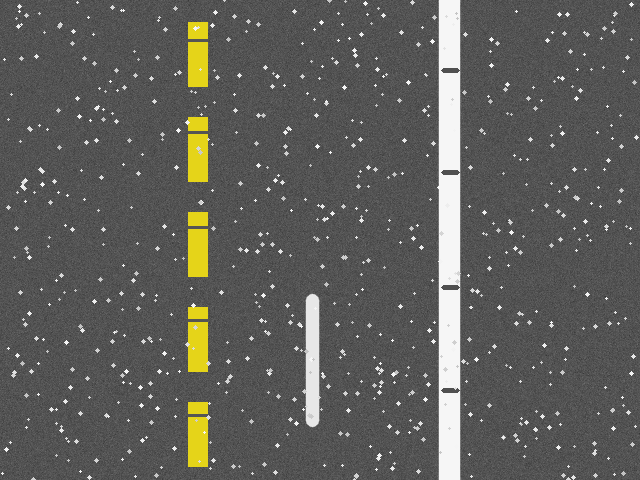
#> input picture scripts_aula/Aula_Homografia_Morfologia_40_Independentes/dados/bev_marcacoes.png, 640 x 480 px
$ python 39_medir_marcacoes.py
#> lines starting #> are read from the running program, lines starting #| are printed output that depends on the picture; after the words box and inside, x2 and y2 are one past the last pixel; in counts of white or black regions, pixels touching at a corner belong together
"""
EXEMPLO 39/40 — QUANTIDADE E DIMENSOES MEDIAS

O QUE ESTE CODIGO FAZ: Este programa foi elaborado para desenhar caixas e imprimir dimensão média dos objetos aprovados. Cada exercicio
e independente e pode ser executado diretamente, sem apoio.py ou importacao
de outros exemplos. As imagens de entrada ficam na pasta dados.

COMO FUNCIONA: A demonstracao usa connectedComponentsWithStats com área e aspect ratio. O programa apresenta os parametros,
imprime medidas quantitativas quando sao relevantes e salva resultados na
pasta saidas/39_medir_marcacoes/, criada automaticamente.

POR QUE E IMPORTANTE: gera contagem objetiva e estatísticas para validação da segmentação. Na visao veicular, a correspondencia de pontos
auxilia o alinhamento de imagens, enquanto o BEV e a morfologia fornecem
representacoes uteis para encontrar marcacoes de pista.

APLICACAO E CUIDADOS: Este material utiliza duas janelas sobrepostas de uma
mesma fotografia, simulando vistas de cameras. Nao e uma calibracao real
de surround view 360 graus. Para multiplas cameras fisicas sao necessarias
calibracao intrinseca/extrinseca, compensacao de distorcao e tratamento da
paralaxe. A segmentacao BEV trabalha inicialmente com cena controlada.

EXPERIMENTE NA AULA: Observe as medidas em pixels, sem assumir metros.

PASSO A PASSO DA EXECUCAO: 1. Binarize a imagem BEV e aplique opening seguido de closing. 2. Rotule componentes pelo connectedComponentsWithStats, ignorando o indice zero. 3. Obtenha area e dimensoes das caixas delimitadoras de cada regiao conectada. 4. Filtre componentes por area minima e razao altura/largura. 5. Conte as marcacoes aceitas, calcule dimensoes medias e desenhe as caixas. 6. Registre que as medidas sao pixels, nao grandezas metricas calibradas.

COMO EXECUTAR: python exemplos/39_medir_marcacoes.py
DEPENDENCIAS: opencv-python, numpy; nenhuma dependencia de outro .py.
"""

from pathlib import Path
import cv2
import numpy as np

RAIZ = Path(__file__).resolve().parent.parent
DADOS = RAIZ / "dados"
SAIDA = RAIZ / "saidas" / Path(__file__).stem
SAIDA.mkdir(parents=True, exist_ok=True)

def ler(nome):
#> called with nome = 'bev_marcacoes.png'
    caminho = DADOS / nome
    imagem = cv2.imread(str(caminho))
#> imagem is the input picture: shape (480, 640, 3); mean B, G, R 90.3, 94.1, 94.4
    if imagem is None:
        raise FileNotFoundError(f"Imagem ausente: {caminho}")
    return imagem

def painel(pares, destino="resultado.png", largura=560, altura=310):
    """Cada tupla contem (legenda, imagem); salva um grid com ate 3 colunas."""
    quadros = []
    for legenda, imagem in pares:
        if len(imagem.shape) == 2:
            imagem = cv2.cvtColor(imagem, cv2.COLOR_GRAY2BGR)
        img = cv2.resize(imagem, (largura, altura), interpolation=cv2.INTER_AREA)
        cv2.rectangle(img, (0, 0), (largura, 43), (22, 31, 46), -1)
        cv2.putText(img, legenda[:43], (12, 29), cv2.FONT_HERSHEY_SIMPLEX,
                    0.66, (255, 255, 255), 2, cv2.LINE_AA)
        quadros.append(img)
    ncol = min(3, len(quadros))
    while len(quadros) % ncol:
        quadros.append(np.full_like(quadros[0], (235, 235, 235)))
    linhas = [np.hstack(quadros[i:i+ncol]) for i in range(0, len(quadros), ncol)]
    resultado = np.vstack(linhas)
    cv2.imwrite(str(SAIDA / destino), resultado)
    print("Imagem salva:", SAIDA / destino)
    return resultado


def binarizar(img):
    cinza=cv2.cvtColor(img,cv2.COLOR_BGR2GRAY) if img.ndim==3 else img
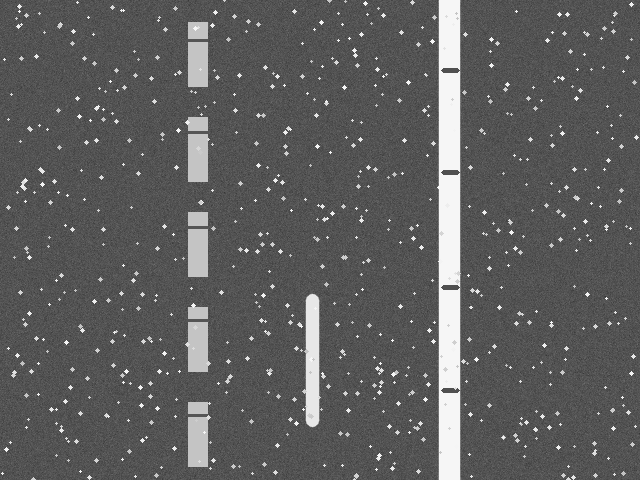
#> cinza: shape (480, 640); min 50, max 246, mean 93.7
    return cv2.adaptiveThreshold(cinza,255,cv2.ADAPTIVE_THRESH_GAUSSIAN_C,
                                 cv2.THRESH_BINARY,31,-12)
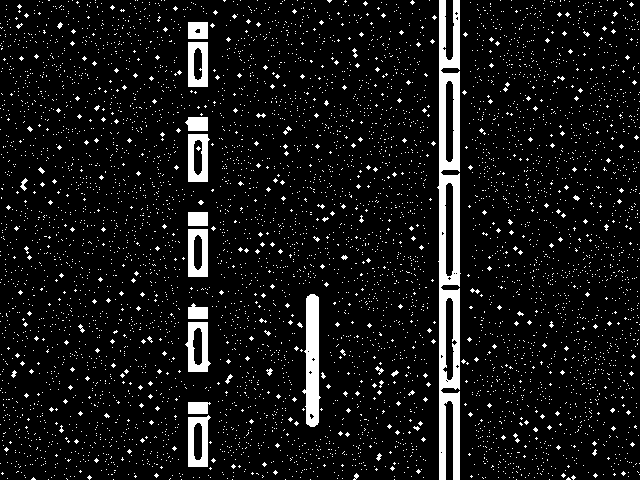
#> returned value: shape (480, 640); 8.2% white; 5373 white regions (5345 under 20 px), largest, box (x1, y1, x2, y2) and area: (437, 0, 461, 480) 7001, (302, 294, 321, 427) 1693, (185, 322, 211, 372) 736

def morfologia(mask, forma=cv2.MORPH_RECT, tamanho=(5,7)):
    kernel=cv2.getStructuringElement(forma,tamanho)
    abertura=cv2.morphologyEx(mask,cv2.MORPH_OPEN,kernel)
    fechamento=cv2.morphologyEx(abertura,cv2.MORPH_CLOSE,kernel)
    return abertura, fechamento, kernel

def selecionar_componentes(img, mascara, area_min=100, razao_min=1.5):
    n,rotulos,stats,centros=cv2.connectedComponentsWithStats(mascara,8)
    saida=img.copy(); aceitos=[]
    for i in range(1,n):  # indice 0 corresponde ao fundo
        x,y,w,h,area=map(int,stats[i])
        razao=h/max(w,1)
        if area>=area_min and razao>=razao_min:
            aceitos.append((x,y,w,h,area,razao))
            cv2.rectangle(saida,(x,y),(x+w,y+h),(0,255,0),2)
    if aceitos:
        print('Marcacoes aprovadas:',len(aceitos),
              'largura media:',round(float(np.mean([v[2] for v in aceitos])),1),
              'altura media:',round(float(np.mean([v[3] for v in aceitos])),1),
              'area media:',round(float(np.mean([v[4] for v in aceitos])),1))
    else:
        print('Nenhuma marcacao atende aos filtros de area e aspect ratio.')
    return saida, aceitos, stats

img=ler("bev_marcacoes.png");mask=binarizar(img);abertura,fechado,_=morfologia(mask)
#> after `abertura, fechado, _ = morfologia(mask)`: abertura: shape (480, 640); 4.3% white; 25 white regions, largest, box (x1, y1, x2, y2) and area: (306, 294, 319, 427) 1641, (439, 73, 460, 170) 1483, (439, 175, 460, 273) 1147
#> after `abertura, fechado, _ = morfologia(mask)`:
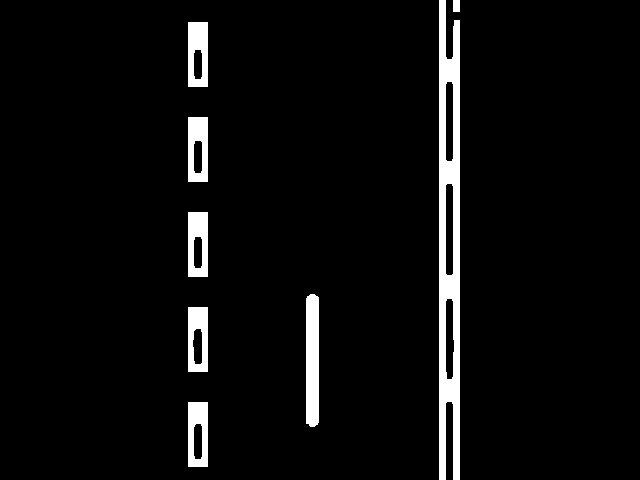
#> fechado: shape (480, 640); 4.6% white; 8 white regions, largest, box (x1, y1, x2, y2) and area: (439, 0, 460, 480) 7245, (306, 294, 319, 427) 1693, (188, 22, 208, 87) 1079
vis,aceitos,stats=selecionar_componentes(img,fechado,area_min=100,razao_min=1.5)
#> in selecionar_componentes, `n,rotulos,stats,centros=cv2.connectedComponentsWithStats(mascara,8)`:
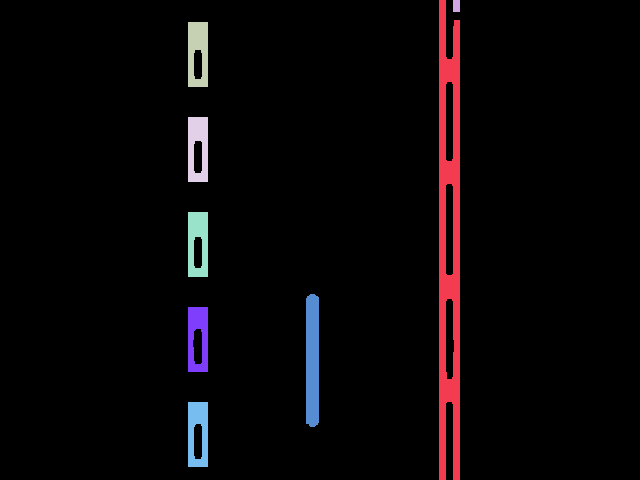
#> rotulos: shape (480, 640) int32; 9 distinct labels, from 0 to 8; one colour per label, 0 black
#> in selecionar_componentes, `n,rotulos,stats,centros=cv2.connectedComponentsWithStats(mascara,8)`: n = 9; stats = [[0, 0, 640, 480, 292932], [439, 0, 21, 480, 7245], [453, 0, 7, 12, 84], [188, 22, 20, 65, 1079], [188, 117, 20, 65, 1052], [188, 212, 20, 65, 1061], [306, 294, 13, 133, 1693], [188, 307, 20, 65, 1023], [188, 402, 20, 65, 1031]]; centros = [[318.5, 238.8], [448.9, 243.2], [456, 5.5], [197.5, 51.94], [197.5, 147.2], [197.5, 242.2], [312, 359.9], [197.5, 337.1], [197.5, 432.2]]
#> the loop in selecionar_componentes, `for i in range(1,n):` made 8 passes
#> (x, y, w, h, area, razao) on passes 1 to 8: (439, 0, 21, 480, 7245, 22.86), (453, 0, 7, 12, 84, 1.71), (188, 22, 20, 65, 1079, 3.25), (188, 117, 20, 65, 1052, 3.25), (188, 212, 20, 65, 1061, 3.25), (306, 294, 13, 133, 1693, 10.23), (188, 307, 20, 65, 1023, 3.25), (188, 402, 20, 65, 1031, 3.25)
#> after the loop in selecionar_componentes, `for i in range(1,n):`:
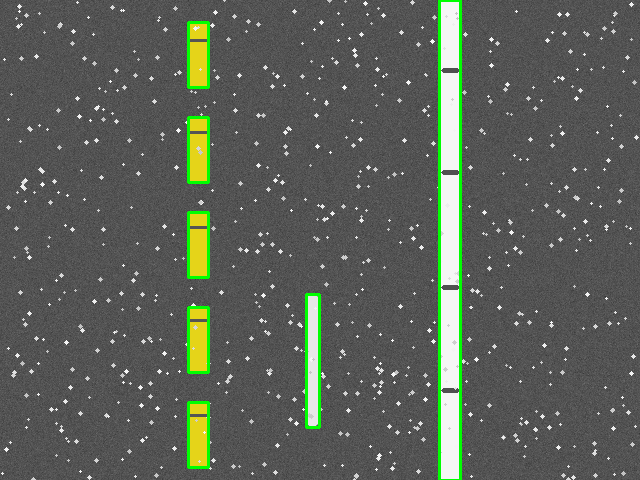
#> saida: shape (480, 640, 3); 2.06% of pixels changed, all inside (x1, y1, x2, y2) = (187, 0, 462, 480)
#> after the loop in selecionar_componentes, `for i in range(1,n):`: aceitos = [(439, 0, 21, 480, 7245, 22.86), (188, 22, 20, 65, 1079, 3.25), (188, 117, 20, 65, 1052, 3.25), (188, 212, 20, 65, 1061, 3.25), (306, 294, 13, 133, 1693, 10.23), (188, 307, 20, 65, 1023, 3.25), (188, 402, 20, 65, 1031, 3.25)]
#| Marcacoes aprovadas: 7 largura media: 19.1 altura media: 134.0 area media: 2026.3
for i,(x,y,w,h,area,ratio) in enumerate(aceitos,1):
 print(f"Marcacao {i}: pos=({x},{y}) largura={w} altura={h} area={area} razao={ratio:.2f}")
#> this loop made 7 passes
#| Marcacao 1: pos=(439,0) largura=21 altura=480 area=7245 razao=22.86
#| Marcacao 2: pos=(188,22) largura=20 altura=65 area=1079 razao=3.25
#| Marcacao 3: pos=(188,117) largura=20 altura=65 area=1052 razao=3.25
#| Marcacao 4: pos=(188,212) largura=20 altura=65 area=1061 razao=3.25
#| Marcacao 5: pos=(306,294) largura=13 altura=133 area=1693 razao=10.23
#| Marcacao 6: pos=(188,307) largura=20 altura=65 area=1023 razao=3.25
#| Marcacao 7: pos=(188,402) largura=20 altura=65 area=1031 razao=3.25
cv2.imwrite(str(SAIDA/"marcacoes_detectadas.png"),vis)
painel([("BEV",img),("Mascara tratada",fechado),("Objetos aprovados",vis)])
#> after the loop in painel, `for legenda, imagem in pares:`:
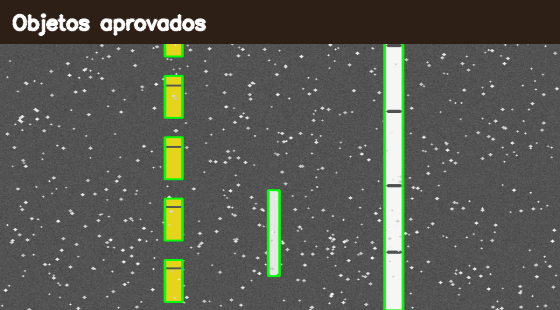
#> img: shape (310, 560, 3); mean B, G, R 80.7, 89.1, 86.7
#> after the loop in painel, `for legenda, imagem in pares:`: quadros = 3 items
#> in painel, `ncol = min(3, len(quadros))`: ncol = 3
#> in painel, `linhas = [np.hstack(quadros[i:i+ncol]) for i in range(0, len(quadros),..`: linhas = 1 item
#> in painel, `resultado = np.vstack(linhas)`:
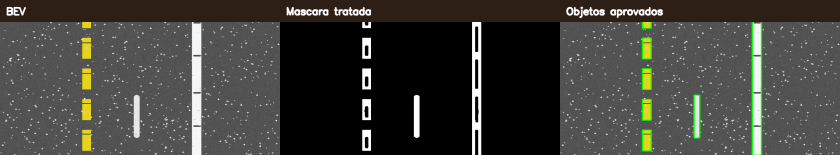
#> resultado: shape (310, 1680, 3) (shown at 1/2 size); mean of channels 0, 1, 2 59.1, 63.8, 64.5; drawn as B, G, R

$ run again, with scripts_aula/Aula_Homografia_Morfologia_40_Independentes/dados/camera_tp1.png copied over scripts_aula/Aula_Homografia_Morfologia_40_Independentes/dados/bev_marcacoes.png
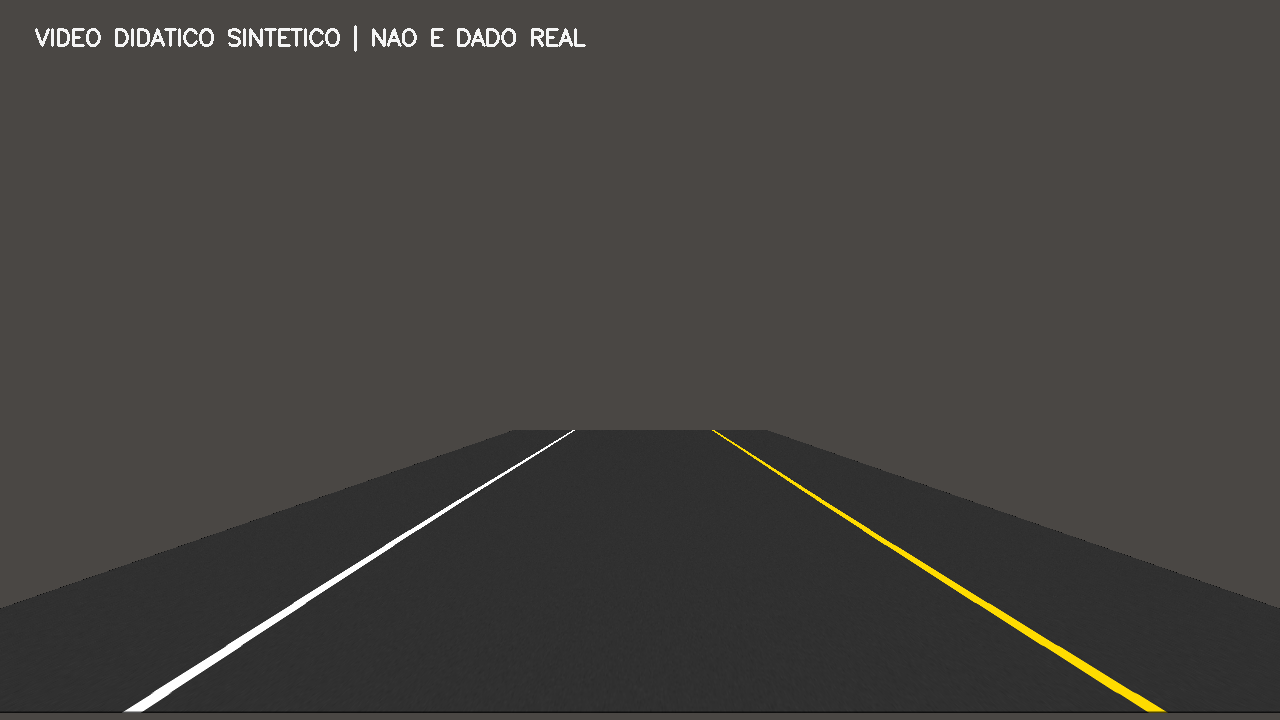
#> input picture scripts_aula/Aula_Homografia_Morfologia_40_Independentes/dados/camera_tp1.png, 1280 x 720 px
#> in ler, imagem is the input picture: shape (720, 1280, 3); mean B, G, R 63.3, 66.2, 68.4
#> in binarizar, `return cv2.adaptiveThreshold(cinza,255,cv2.ADAPTIVE_THRESH_GAUSSIAN_C,..`:
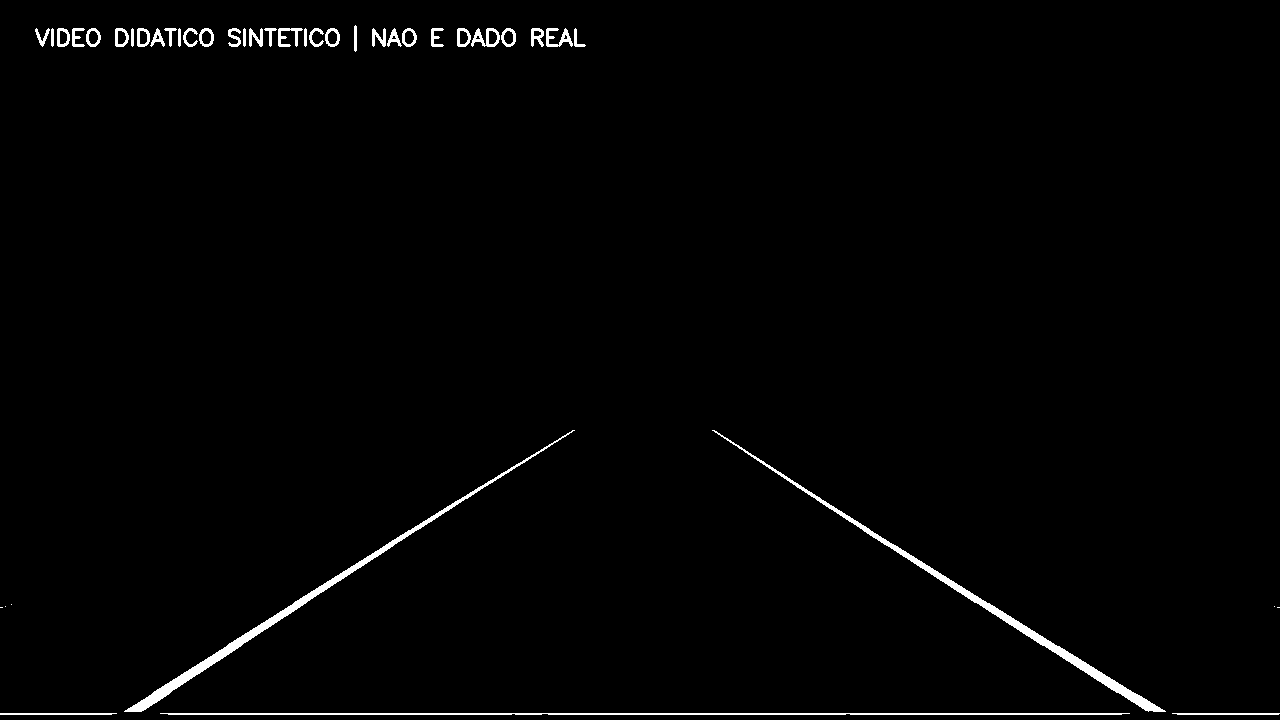
#> returned value: shape (720, 1280); 1.3% white; 42 white regions (5 under 20 px), largest, box (x1, y1, x2, y2) and area: (124, 430, 575, 712) 3069, (712, 430, 1166, 712) 3065, (160, 713, 1130, 715) 1911
#> abertura: shape (720, 1280); 0.32% white; 3 white regions, box (x1, y1, x2, y2) and area: (133, 618, 274, 712) 1454, (1006, 616, 1155, 711) 1448, (295, 601, 300, 608) 35
#> rotulos: shape (720, 1280) int32; 4 distinct labels, from 0 to 3
#> in selecionar_componentes, `n,rotulos,stats,centros=cv2.connectedComponentsWithStats(mascara,8)`: n = 4; stats = [[0, 0, 1280, 720, 918663], [295, 601, 5, 7, 35], [1006, 616, 149, 95, 1448], [133, 618, 141, 94, 1454]]; centros = [[639.5, 358.5], [297, 604], [1083.6, 666.2], [199.6, 667.4]]
#> the loop in selecionar_componentes, `for i in range(1,n):` made 3 passes
#> (x, y, w, h, area, razao) on passes 1 to 3: (295, 601, 5, 7, 35, 1.4), (1006, 616, 149, 95, 1448, 0.638), (133, 618, 141, 94, 1454, 0.667)
#> after the loop in selecionar_componentes, `for i in range(1,n):`: aceitos = []
#> after the loop in painel, `for legenda, imagem in pares:`: quadros = 3 items
#> ncol = 3
#> linhas = 1 item
#> in painel, `resultado = np.vstack(linhas)`:
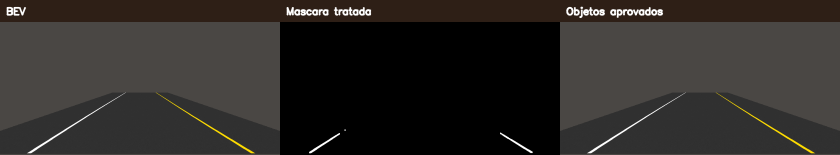
#> resultado: shape (310, 1680, 3) (shown at 1/2 size); mean of channels 0, 1, 2 40.3, 43.1, 46.3; drawn as B, G, R
